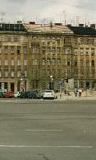
%> input picture testing/negative/00000053a_cut.bmp, 96 x 160 px
$ octave --eval "result = getDescriptor('testing/negative/00000053a_cut.bmp');"   (GNU Octave 9; MATLAB toolbox functions it lacks are replaced by stand-ins)
%> lines starting %> are read from the running program, lines starting %| are printed output that depends on the picture
% Name   : Suraj K. Patel
% Net ID : skp392
% N#     : N16678451

%________________________________________________________________________________________________________________________

%Function to get a decriptor of input image
function image_desc = getDescriptor(filename)
%> called with filename = 'testing/negative/00000053a_cut.bmp'
    %Reading the input image
    image = imread(filename);
%> image is the input picture: size 160x96x3 uint8; mean R, G, B 128.9, 124, 98.5
    image = imcrop(image,[17 17 63 127]);
%> image: size 128x64x3 uint8
    image = double(image);
%> image: size 128x64x3 double
    %image = image(17:144, 17:80);

    %Initialising the template/mask
    %The same mask will be used vertically as well as horizontally
    template = [-1, 0, 1];

    %Convert given color image to grayscale
    red = image(:, :, 1);
    green = image(:, :, 2);
    blue = image(:, :, 3);
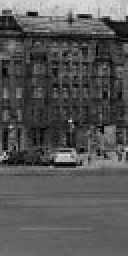
%> blue: size 128x64 double (shown 2 times larger); min 0, max 220, mean 85.5

    image = 0.21*red + 0.72*green + 0.07*blue;
%> image: size 128x64 double
    %imshow(image);

    %Getting the size of image
    [r,c] = size(image);
%> r = 128; c = 64

    Ir = zeros(r,c);            %Vertical gradient
    Ic = zeros(r,c);            %Horizontal gradient
    angle = zeros(r,c);         %Gradient angle
    magnitude = zeros(r,c);     %Magnitude
    angle(1:r,1:c) = 0/0;
%> angle: size 128x64 double; every value is NaN or infinite

    %Applying the template and computing Ic and Ir

    for i = 2:r-1
        for j = 2:c-1
            Ir(i,j) = image(i-1,j)*template(1) + image(i,j)*template(2) + image(i+1,j)*template(3);
            Ic(i,j) = image(i,j-1)*template(1) + image(i,j)*template(2) + image(i,j+1)*template(3);
%            angle(i,j) = Ir(i,j)/Ic(i,j);

            if Ir(i,j) == 0 && Ic(i,j) == 0
    %            magnitude(i,j) = 0;
                angle(i,j) = nan;
            else
                magnitude(i,j) = Ir(i,j)*Ir(i,j) + Ic(i,j)*Ic(i,j);
                angle(i,j) = atan2d(Ir(i,j),Ic(i,j));
            end
        end
    end
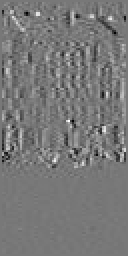
%> Ic: size 128x64 double (shown 2 times larger); min -162, max 181, mean 0.3; drawn with min black and max white
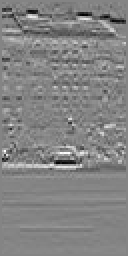
%> Ir: size 128x64 double (shown 2 times larger); min -200.8, max 184.5, mean -1.4; drawn with min black and max white
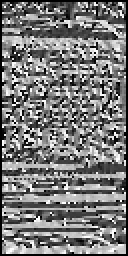
%> angle: size 128x64 double (shown 2 times larger); 4.9% of the values are NaN or infinite; the others: min -179.9, max 180, mean 0.528; drawn with min black, max white, NaN and infinite black
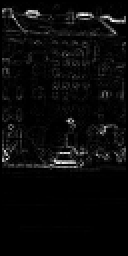
%> magnitude: size 128x64 double (shown 2 times larger); min 0, max 40383.9, mean 1652.6; drawn with min black and max white

    %angle = atan2d(Ir,Ic);
    angle = -angle;
    magnitude = sqrt(magnitude)/sqrt(2);
    magnitude = round(magnitude);
    %magnitude = uint8(magnitude);
    %Displaying the original image and the normalised edge magnitude image

    cell_hist = zeros(16,8,9);

    bin = [0 0 0 0 0 0 0 0 0];

    %Quantizing the gradient angles into values (1-9).
    for m = 1:r/8
        for n = 1:c/8
            for p = 1:8
                for q = 1:8

                    i = (m-1)*8 + p;
                    j = (n-1)*8 + q;

                    if( angle(i,j) < 0)
                        angle(i,j) = 360 + angle(i,j);
                    end

                    if (angle(i,j) >= 10 && angle(i,j) < 30)

                        bin(1) = 1 - (abs(angle(i,j) - 10)/20);
                        bin(1) = magnitude(i,j)*bin(1);
                        cell_hist(m,n,1) = cell_hist(m,n,1) + bin(1);

                        bin(2) = 1 - (abs(angle(i,j) - 30)/20);
                        bin(2) = magnitude(i,j)*bin(2);
                        cell_hist(m,n,2) = cell_hist(m,n,2) + bin(2);

                    elseif (angle(i,j) >= 190 && angle(i,j) < 210)

                        bin(1) = 1 - (abs(angle(i,j) - 190)/20);
                        bin(1) = magnitude(i,j)*bin(1);
                        cell_hist(m,n,1) = cell_hist(m,n,1) + bin(1);

                        bin(2) = 1 - (abs(angle(i,j) - 210)/20);
                        bin(2) = magnitude(i,j)*bin(2);
                        cell_hist(m,n,2) = cell_hist(m,n,2) + bin(2);

                    elseif (angle(i,j) >= 30 && angle(i,j) < 50)
                        bin(3) = 1 - (abs(angle(i,j) - 50)/20);
                        bin(3) = magnitude(i,j)*bin(3);
                        cell_hist(m,n,3) = cell_hist(m,n,3) + bin(3);

                        bin(2) = 1 - (abs(angle(i,j) - 30)/20);
                        bin(2) = magnitude(i,j)*bin(2);
                        cell_hist(m,n,2) = cell_hist(m,n,2) + bin(2);

                    elseif (angle(i,j) >= 210 && angle(i,j) < 230)
                        bin(3) = 1 - (abs(angle(i,j) - 230)/20);
                        bin(3) = magnitude(i,j)*bin(3);
                        cell_hist(m,n,3) = cell_hist(m,n,3) + bin(3);

                        bin(2) = 1 - (abs(angle(i,j) - 210)/20);
                        bin(2) = magnitude(i,j)*bin(2);
                        cell_hist(m,n,2) = cell_hist(m,n,2) + bin(2);

                    elseif (angle(i,j) >= 50 && angle(i,j) < 70)
                        bin(3) = 1 - (abs(angle(i,j) - 50)/20);
                        bin(3) = magnitude(i,j)*bin(3);
                        cell_hist(m,n,3) = cell_hist(m,n,3) + bin(3);

                        bin(4) = 1 - (abs(angle(i,j) - 70)/20);
                        bin(4) = magnitude(i,j)*bin(4);
                        cell_hist(m,n,4) = cell_hist(m,n,4) + bin(4);

                    elseif (angle(i,j) >= 230 && angle(i,j) < 250)
                        bin(3) = 1 - (abs(angle(i,j) - 230)/20);
                        bin(3) = magnitude(i,j)*bin(3);
                        cell_hist(m,n,3) = cell_hist(m,n,3) + bin(3);

                        bin(4) = 1 - (abs(angle(i,j) - 250)/20);
                        bin(4) = magnitude(i,j)*bin(4);
                        cell_hist(m,n,4) = cell_hist(m,n,4) + bin(4);

                    elseif (angle(i,j) >= 70 && angle(i,j) < 90)
                        bin(5) = 1 - (abs(angle(i,j) - 90)/20);
                        bin(5) = magnitude(i,j)*bin(5);
                        cell_hist(m,n,5) = cell_hist(m,n,5) + bin(5);

                        bin(4) = 1 - (abs(angle(i,j) - 70)/20);
                        bin(4) = magnitude(i,j)*bin(4);
                        cell_hist(m,n,4) = cell_hist(m,n,4) + bin(4);

                    elseif (angle(i,j) >= 250 && angle(i,j) < 270)
                        bin(5) = 1 - (abs(angle(i,j) - 270)/20);
                        bin(5) = magnitude(i,j)*bin(5);
                        cell_hist(m,n,5) = cell_hist(m,n,5) + bin(5);

                        bin(4) = 1 - (abs(angle(i,j) - 250)/20);
                        bin(4) = magnitude(i,j)*bin(4);
                        cell_hist(m,n,4) = cell_hist(m,n,4) + bin(4);

                    elseif (angle(i,j) >= 90 && angle(i,j) < 110)
                        bin(5) = 1 - (abs(angle(i,j) - 90)/20);
                        bin(5) = magnitude(i,j)*bin(5);
                        cell_hist(m,n,5) = cell_hist(m,n,5) + bin(5);

                        bin(6) = 1 - (abs(angle(i,j) - 110)/20);
                        bin(6) = magnitude(i,j)*bin(6);
                        cell_hist(m,n,6) = cell_hist(m,n,6) + bin(6);

                    elseif (angle(i,j) >= 270 && angle(i,j) < 290)
                        bin(5) = 1 - (abs(angle(i,j) - 270)/20);
                        bin(5) = magnitude(i,j)*bin(5);
                        cell_hist(m,n,5) = cell_hist(m,n,5) + bin(5);

                        bin(6) = 1 - (abs(angle(i,j) - 290)/20);
                        bin(6) = magnitude(i,j)*bin(6);
                        cell_hist(m,n,6) = cell_hist(m,n,6) + bin(6);

                    elseif (angle(i,j) >= 110 && angle(i,j) < 130)
                        bin(7) = 1 - (abs(angle(i,j) - 130)/20);
                        bin(7) = magnitude(i,j)*bin(7);
                        cell_hist(m,n,7) = cell_hist(m,n,7) + bin(7);

                        bin(6) = 1 - (abs(angle(i,j) - 110)/20);
                        bin(6) = magnitude(i,j)*bin(6);
                        cell_hist(m,n,6) = cell_hist(m,n,6) + bin(6);

                    elseif (angle(i,j) >= 290 && angle(i,j) < 310)
                        bin(7) = 1 - (abs(angle(i,j) - 310)/20);
                        bin(7) = magnitude(i,j)*bin(7);
                        cell_hist(m,n,7) = cell_hist(m,n,7) + bin(7);

                        bin(6) = 1 - (abs(angle(i,j) - 290)/20);
                        bin(6) = magnitude(i,j)*bin(6);
                        cell_hist(m,n,6) = cell_hist(m,n,6) + bin(6);

                    elseif (angle(i,j) >= 130 && angle(i,j) < 150)
                        bin(7) = 1 - (abs(angle(i,j) - 130)/20);
                        bin(7) = magnitude(i,j)*bin(7);
                        cell_hist(m,n,7) = cell_hist(m,n,7) + bin(7);

                        bin(8) = 1 - (abs(angle(i,j) - 150)/20);
                        bin(8) = magnitude(i,j)*bin(8);
                        cell_hist(m,n,8) = cell_hist(m,n,8) + bin(8);

                    elseif (angle(i,j) >= 310 && angle(i,j) < 330)
                        bin(7) = 1 - (abs(angle(i,j) - 310)/20);
                        bin(7) = magnitude(i,j)*bin(7);
                        cell_hist(m,n,7) = cell_hist(m,n,7) + bin(7);

                        bin(8) = 1 - (abs(angle(i,j) - 330)/20);
                        bin(8) = magnitude(i,j)*bin(8);
                        cell_hist(m,n,8) = cell_hist(m,n,8) + bin(8);


                    elseif (angle(i,j) >= 150 && angle(i,j) < 170)
                        bin(9) = 1 - (abs(angle(i,j) - 170)/20);
                        bin(9) = magnitude(i,j)*bin(9);
                        cell_hist(m,n,9) = cell_hist(m,n,9) + bin(9);

                        bin(8) = 1 - (abs(angle(i,j) - 150)/20);
                        bin(8) = magnitude(i,j)*bin(8);
                        cell_hist(m,n,8) = cell_hist(m,n,8) + bin(8);

                    elseif (angle(i,j) >= 330 && angle(i,j) < 350)
                        bin(9) = 1 - (abs(angle(i,j) - 350)/20);
                        bin(9) = magnitude(i,j)*bin(9);
                        cell_hist(m,n,9) = cell_hist(m,n,9) + bin(9);

                        bin(8) = 1 - (abs(angle(i,j) - 330)/20);
                        bin(8) = magnitude(i,j)*bin(8);
                        cell_hist(m,n,8) = cell_hist(m,n,8) + bin(8);

                    elseif (angle(i,j) >= 170 && angle(i,j) < 190)
                        bin(9) = 1 - (abs(angle(i,j) - 170)/20);
                        bin(9) = magnitude(i,j)*bin(9);
                        cell_hist(m,n,9) = cell_hist(m,n,9) + bin(9);

                        bin(1) = 1 - (abs(angle(i,j) - 190)/20);
                        bin(1) = magnitude(i,j)*bin(1);
                        cell_hist(m,n,1) = cell_hist(m,n,1) + bin(1);

                    elseif (angle(i,j) >= 350 && angle(i,j)<360)

                        bin(9) = 1 - (abs(angle(i,j) - 350)/20);
                        bin(9) = magnitude(i,j)*bin(9);
                        cell_hist(m,n,9) = cell_hist(m,n,9) + bin(9);

                        bin(1) = 1 - ((abs(angle(i,j) - 360)+10)/20);
                        bin(1) = magnitude(i,j)*bin(1);
                        cell_hist(m,n,1) = cell_hist(m,n,1) + bin(1);

                    elseif (angle(i,j) >= 0 && angle(i,j) < 10)
                        bin(9) = 1 - ((abs(angle(i,j) - 0)+10)/20);
                        bin(9) = magnitude(i,j)*bin(9);
                        cell_hist(m,n,9) = cell_hist(m,n,9) + bin(9);

                        bin(1) = 1 - (abs(angle(i,j) - 10)/20);
                        bin(1) = magnitude(i,j)*bin(1);
                        cell_hist(m,n,1) = cell_hist(m,n,1) + bin(1);
                    end
                end
            end
        end
    end
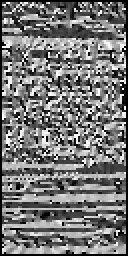
%> angle: size 128x64 double (shown 2 times larger); 4.9% of the values are NaN or infinite; the others: min 0, max 360, mean 176.3; drawn with min black, max white, NaN and infinite black
%> after the loop, bin = [0.343 1.66 0.36 2.11 0.895 0 2.25 0.75 0.5]

    desc = zeros(105,36);
    %Compute descriptor of the image from the histograms of each cell and
    %adding the histograms of corresponding cells of all the blocks and
    %normalizing using L2-norm.
    for i= 1:15
        for j= 1:7
            desc((i-1)*7+j, 1:9) = cell_hist(i,j,1:9);
            desc((i-1)*7+j, 10:18) = cell_hist(i,j+1,1:9);
            desc((i-1)*7+j, 19:27) = cell_hist(i+1,j,1:9);
            desc((i-1)*7+j, 28:36) = cell_hist(i+1,j+1,1:9);

            l2_norm = 0;
            for k=1:36
                l2_norm = l2_norm + desc((i-1)*7+j,k)*desc((i-1)*7+j,k);
            end
            l2_norm = sqrt(l2_norm);
            if(l2_norm == 0)
                desc((i-1)*7+j,1:36) = 0;
            else
                desc((i-1)*7+j,1:36) = desc((i-1)*7+j,1:36)/l2_norm;
            end
        end
    end
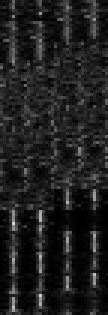
%> desc: size 105x36 double (shown 3 times larger); min 0, max 0.85, mean 0.127
    image_desc = zeros(3780,1);
    for i=1:105
        a = (i-1)*36 + 1;
        image_desc(a:a+35,1) = desc(i,1:36);
    end
%> after the loop, image_desc = 3780 values, max 0.85 at index 2669, min 0 at index 2404, mean 0.127
%> `result = getDescriptor('testing/negative/00000053a_cut.bmp');`: result has the same summary as image_desc in getDescriptor
end

$ run again, on testing/negative/00000062a_cut.bmp
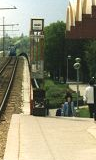
%> input picture testing/negative/00000062a_cut.bmp, 96 x 160 px
%> in getDescriptor, image is the input picture: size 160x96x3 uint8; mean R, G, B 142.5, 139.8, 115.6
%> after the loop in getDescriptor, `for m = 1:r/8`:
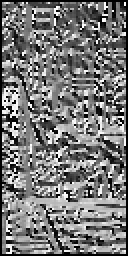
%> angle: size 128x64 double (shown 2 times larger); 4.72% of the values are NaN or infinite; the others: min 0, max 359.8, mean 177.5; drawn with min black, max white, NaN and infinite black
%> after the loop in getDescriptor, `for m = 1:r/8`: bin = [3.77 2.23 1.97 1.84 5 1.34 0.657 0.543 4.46]
%> after the loop in getDescriptor, `for i= 1:15`:
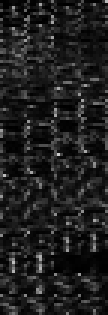
%> desc: size 105x36 double (shown 3 times larger); min 0, max 0.804, mean 0.123
%> after the loop in getDescriptor, `for i=1:105`: image_desc = 3780 values, max 0.804 at index 1856, min 0 at index 231, mean 0.123
%> result has the same summary as image_desc in getDescriptor

$ run again, on testing/negative/00000093a_cut.bmp
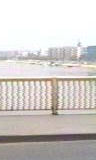
%> input picture testing/negative/00000093a_cut.bmp, 96 x 160 px
%> in getDescriptor, image is the input picture: size 160x96x3 uint8; mean R, G, B 208.9, 204, 200.8
%> after the loop in getDescriptor, `for m = 1:r/8`:
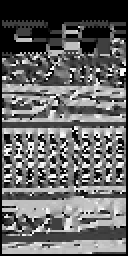
%> angle: size 128x64 double (shown 2 times larger); 17.05% of the values are NaN or infinite; the others: min 0, max 359.9, mean 174.3; drawn with min black, max white, NaN and infinite black
%> after the loop in getDescriptor, `for m = 1:r/8`: bin = [1.5 0.639 0.248 6.07 8.67 3.33 2.74 1.26 1.5]
%> after the loop in getDescriptor, `for i= 1:15`:
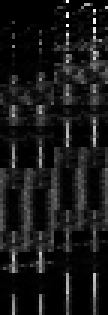
%> desc: size 105x36 double (shown 3 times larger); min 0, max 0.994, mean 0.0956
%> after the loop in getDescriptor, `for i=1:105`: image_desc = 3780 values, max 0.994 at index 248, min 0 at index 1, mean 0.0956
%> result has the same summary as image_desc in getDescriptor

$ run again, on testing/negative/no_person__no_bike_213_cut.bmp
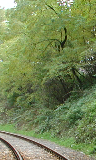
%> input picture testing/negative/no_person__no_bike_213_cut.bmp, 96 x 160 px
%> in getDescriptor, image is the input picture: size 160x96x3 uint8; mean R, G, B 118.9, 134.5, 87.2
%> after the loop in getDescriptor, `for m = 1:r/8`: bin = [27.9 7.1 6.72 8.28 4.94 17.18 30.12 17.88 9.82]
%> after the loop in getDescriptor, `for i= 1:15`:
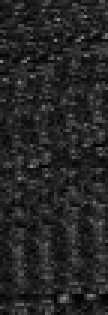
%> desc: size 105x36 double (shown 3 times larger); min 0.00612, max 0.525, mean 0.15
%> after the loop in getDescriptor, `for i=1:105`: image_desc = 3780 values, max 0.525 at index 487, min 0.00612 at index 1761, mean 0.15
%> result has the same summary as image_desc in getDescriptor
